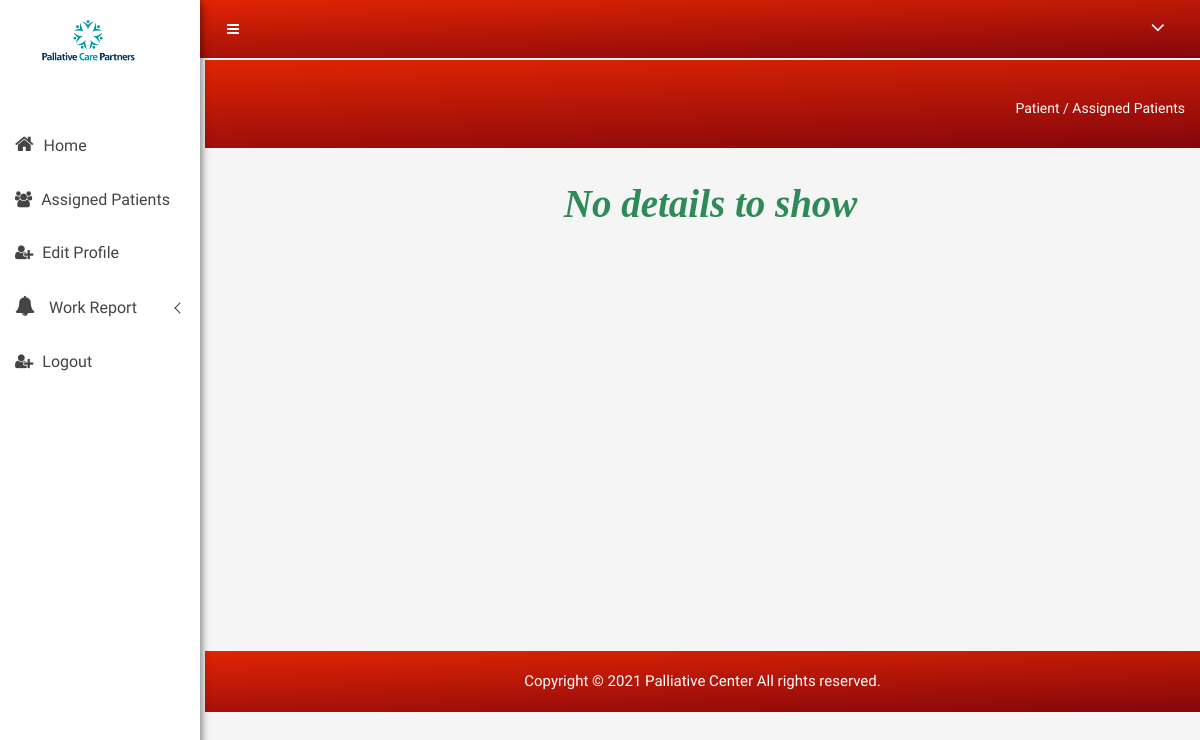
Before: /Nurse/view_patientlist.php (signed in) with the older database file.
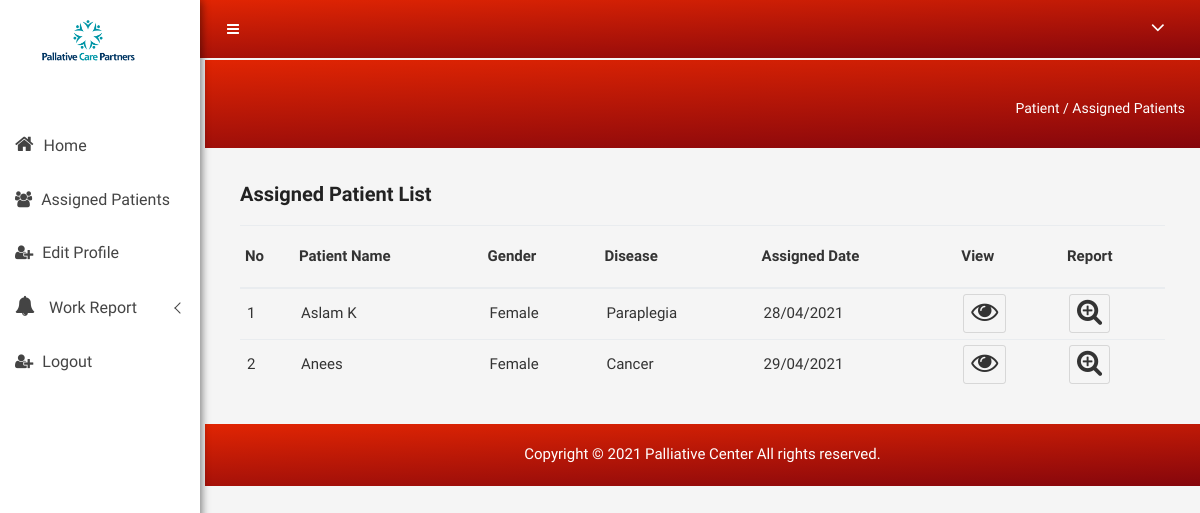
After: the same page with the newer database file.
### tables this page shows
CREATE TABLE `assign_nurse` (
  `ass_nid` int(5) NOT NULL,
  `nurse` int(5) NOT NULL,
  `patient` int(5) NOT NULL,
  `assigned_on` date NOT NULL,
  `ass_status` varchar(15) NOT NULL
);

CREATE TABLE `patient` (
  `pid` int(5) NOT NULL,
  `pname` varchar(30) NOT NULL,
  `mobile` bigint(12) NOT NULL,
  `dob` date NOT NULL,
  `gender` varchar(10) NOT NULL,
  `place` varchar(25) NOT NULL,
  `panchayath` varchar(25) NOT NULL,
  `ward` int(5) NOT NULL,
  `address` varchar(50) NOT NULL,
  `pincode` int(8) NOT NULL,
  `disease` varchar(30) NOT NULL
);

CREATE TABLE `nurse` (
  `nid` int(5) NOT NULL,
  `name` varchar(20) NOT NULL,
  `mobile` bigint(12) NOT NULL,
  `gender` varchar(15) NOT NULL,
  `dob` date NOT NULL,
  `place` varchar(15) NOT NULL,
  `address` varchar(30) NOT NULL
);

### Nurse/view_patientlist.php (the view, shortened to what this page needs)
<?php
include "header.php";
?>
<div class="breadcome-area">
    <div class="container-fluid">
        <div class="row">
            <div class="col-lg-12 col-md-12 col-sm-12 col-xs-12">
                <div class="breadcome-list single-page-breadcome">
                    <div class="row">
                        <div class="col-lg-6 col-md-6 col-sm-6 col-xs-6">
                        </div>
                        <div class="col-lg-6 col-md-6 col-sm-6 col-xs-6">
                            <ul class="breadcome-menu">
                                <li><a href="#">Patient</a> <span class="bread-slash">/</span>
                                </li>
                                <li><span class="bread-blod">Assigned Patients</span>
                                </li>
                            </ul>
                        </div>
                    </div>
                </div>
            </div>
        </div>
    </div>
</div>
</div>
<div class="product-status mg-tb-15">
    <div class="container-fluid">
        <div class="row">
            <div class="col-lg-12 col-md-12 col-sm-12 col-xs-12">
                <div class="product-status-wrap">
                    <?php
                    $sq=mysqli_query($con,"select * from patient INNER JOIN assign_nurse ON patient.pid=assign_nurse.patient inner join nurse ON assign_nurse.nurse=nurse.nid where nurse.mobile='$nmob'");
                    if(mysqli_num_rows($sq)==0){
                        echo "<h2 style='margin-left: 35%;color:seagreen;font-family: Times;font-style: italic;font-size: 39px;'>No details to show</h2><br><br><br><br><br><br><br><br><br><br><br><br><br><br><br><br><br><br><br>";
                    }else {
                        ?>
                        <h4>Assigned Patient List</h4>
                        <table>
                            <tr>
                                <th>No</th>
                                <th>Patient Name</th>
                                <th>Gender</th>
                                <th>Disease</th>
                                <th>Assigned Date</th>
                                <th data-field="view">View</th>
                                <th data-field="action">Report</th></tr>
                            <?php
                            $i = 1;
                            $sq=mysqli_query($con,"select * from patient INNER JOIN assign_nurse ON patient.pid=assign_nurse.patient inner join nurse ON assign_nurse.nurse=nurse.nid where nurse.mobile='$nmob'");
                            while ($ro = mysqli_fetch_array($sq)) {
                                ?>
                                <tr style="text-transform: capitalize">
                                    <td><?php echo $i ?></td>
                                    <td><?php echo $ro['pname'] ?></td>
                                    <td><?php echo $ro['gender'] ?></td>
                                    <td><?php echo $ro['disease'] ?></td>
                                    <td><?php echo date('d/m/Y', strtotime($ro['assigned_on'])) ?></td>
                                    <td>
                                        <a href="viewmore_plist.php?id=<?php echo $ro['pid'] ?>"
                                           data-toggle="tooltip" title="View" class="pd-setting-ed" style="padding: 6px 7px;
color:
#333;
font-size: 22px;
border-radius: 3px;
border: 1px solid
rgba(0,0,0,.12);
background:
#f5f5f5;">
                                            <i class="fa fa-eye" aria-hidden="true" style="font-size: 27px;"></i>
                                        </a>
                                    </td>
                                    <td>
                                        <a href="add_report.php?aid=<?php echo $ro['pid'] ?>"
                                           data-toggle="tooltip" title="View" class="pd-setting-ed" style="padding: 6px 7px;
color:
#333;
font-size: 22px;
border-radius: 3px;
border: 1px solid
rgba(0,0,0,.12);
background:
#f5f5f5;">
                                            <i class="fa fa-search-plus" style="font-size: 27px;"></i>
                                        </a>
                                    </td>
                                </tr>
                                <?php
                                $i++;
                            }
                            ?>
                        </table>
                        <?php
                    }
                    ?>
                </div>
            </div>
        </div>
    </div>
</div>
<?php
include "footer.php";
?>
</body>
</html>

Changed rows visible on the page:
added assign_nurse: patient.pname "Aslam K", nurse.gender "Female", patient.disease "Paraplegia", assigned_on "28/04/2021"
added assign_nurse: patient.pname "Anees", nurse.gender "Female", patient.disease "Cancer", assigned_on "29/04/2021"
Other visible differences:
text no longer shown: "No details to show"
text now shown: "Assigned Patient List No Patient Name Gender Disease Assigned Date View Report"
